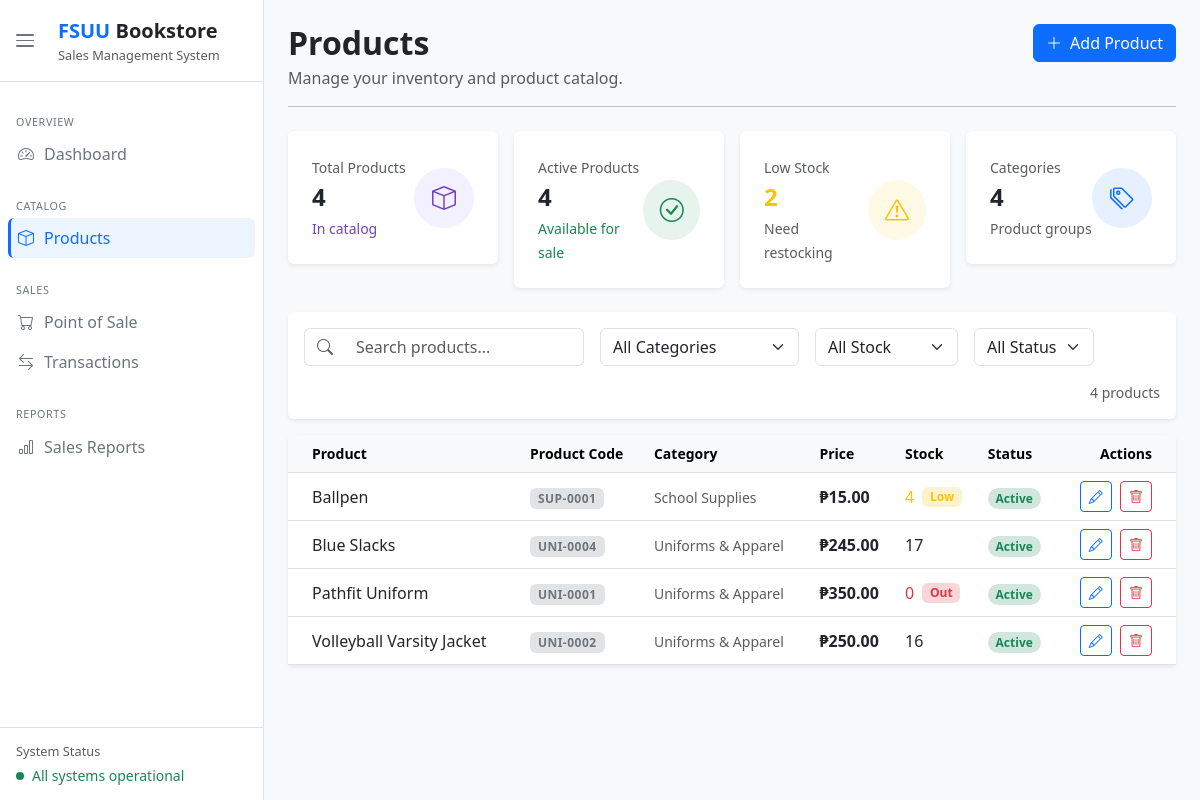
/products/, run on an earlier commit of the app's database.
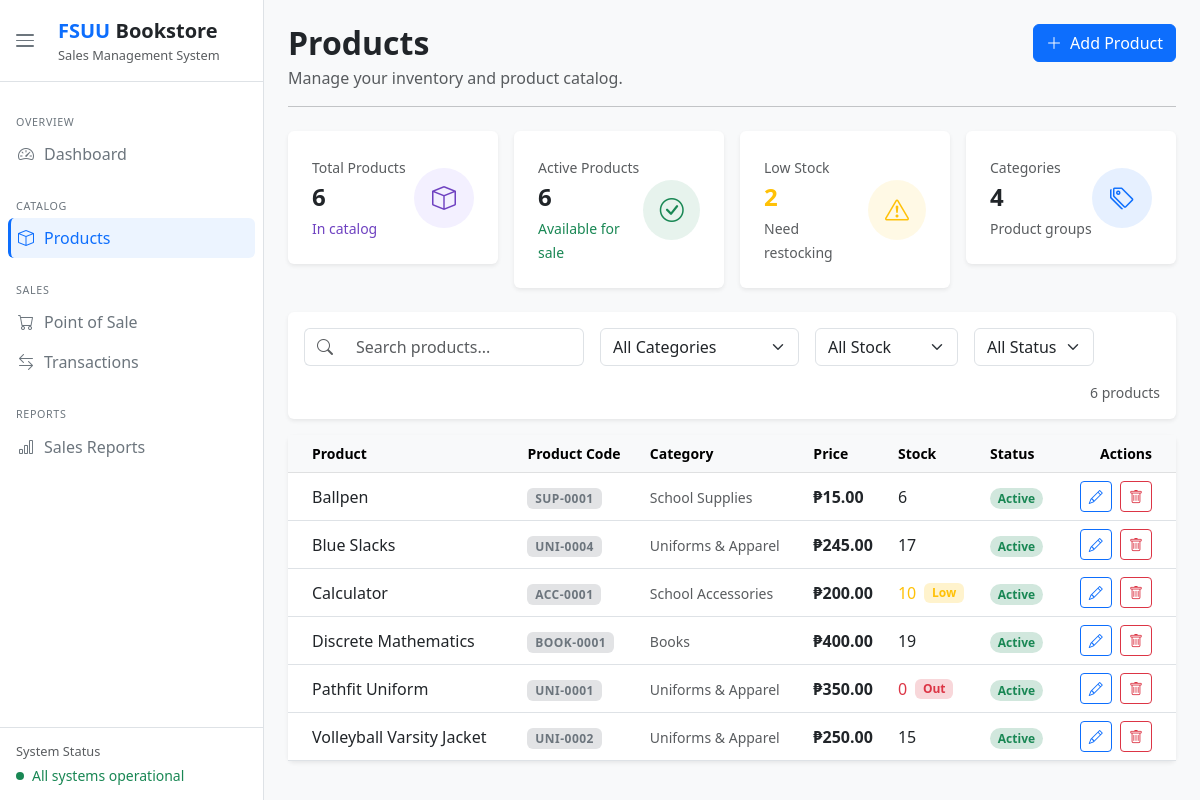
And on a later commit of the database.
### dashboard/models.py (models this page shows, shortened)
class Product(models.Model):
    product_id        = models.AutoField(primary_key=True)
    product_name      = models.CharField(max_length=100)
    price             = models.DecimalField(max_digits=10, decimal_places=2)
    category          = models.ForeignKey(Category, on_delete=models.SET_NULL, null=True)
    stock_quantity    = models.IntegerField()
    product_code      = models.CharField(max_length=20, unique=True, blank=True)  # auto-generated
    restock_threshold = models.PositiveIntegerField(default=5)
    is_active         = models.BooleanField(default=True)
    created_at        = models.DateTimeField(auto_now_add=True)
    @property
    def is_low_stock(self):
        return self.stock_quantity <= self.restock_threshold

class Category(models.Model):
    category_id   = models.AutoField(primary_key=True)
    category_name = models.CharField(max_length=50)
    code          = models.CharField(max_length=10, unique=True)  # e.g. BOOK, SUP, UNI
    class Meta:
        verbose_name_plural = 'Categories'

### dashboard/views.py (the view)
# urls.py: path('products/',                 views.products,       name='products'),
def products(request):
    all_products     = Product.objects.filter(is_active=True).select_related('category').order_by('product_name')
    categories       = Category.objects.all()
    total_products   = all_products.count()
    active_products  = all_products.filter(is_active=True).count()
    low_stock_count  = all_products.filter(stock_quantity__lte=F('restock_threshold')).count()
    total_categories = categories.count()
    context = {
        'page_title':       'Products',
        'products':         all_products,
        'categories':       categories,
        'total_products':   total_products,
        'active_products':  active_products,
        'low_stock_count':  low_stock_count,
        'total_categories': total_categories,
    }
    return render(request, 'dashboard/products.html', context)

### dashboard/templates/dashboard/products.html (shortened to what the changed rows need)
{% extends "dashboard/index.html" %}
{% block content %}
<div class="row g-3 mb-4">
    <div class="col-lg-3 col-md-6 col-12">
        <div class="card border-0 shadow-sm p-4 d-flex flex-row align-items-center justify-content-between stat-card">
            <div>
                <small class="text-muted">Total Products</small>
                <h4 class="fw-bold my-1">{{ total_products }}</h4>
                <small style="color:#6f42c1;">In catalog</small>
            </div>
        </div>
    </div>
    <div class="col-lg-3 col-md-6 col-12">
        <div class="card border-0 shadow-sm p-4 d-flex flex-row align-items-center justify-content-between stat-card">
            <div>
                <small class="text-muted">Active Products</small>
                <h4 class="fw-bold my-1">{{ active_products }}</h4>
                <small class="text-success">Available for sale</small>
            </div>
        </div>
    </div>
</div>
<div class="card border-0 shadow-sm p-3 mb-3">
    <div class="d-flex align-items-center gap-3 flex-wrap">
        <div class="input-group" style="max-width:280px;">
            <span class="input-group-text bg-white border-end-0"><i class="bi bi-search text-muted"></i></span>
            <input type="text" id="searchInput" class="form-control border-start-0" placeholder="Search products...">
        </div>
        <select id="categoryFilter" class="form-select w-auto">
            <option value="">All Categories</option>
        </select>
        <select id="stockFilter" class="form-select w-auto">
            <option value="">All Stock</option>
        </select>
        <select id="statusFilter" class="form-select w-auto">
            <option value="">All Status</option>
        </select>
        <span class="text-muted small ms-auto">{{ total_products }} product{{ total_products|pluralize }}</span>
    </div>
</div>
<div class="card border-0 shadow-sm">
    <div class="table-responsive">
        <table class="table table-hover align-middle mb-0" id="productsTable">
            <thead class="table-light">
                <tr>
                    <th class="small fw-semibold ps-4">Product</th>
                    <th class="small fw-semibold">Product Code</th>
                    <th class="small fw-semibold">Category</th>
                    <th class="small fw-semibold">Price</th>
                    <th class="small fw-semibold">Stock</th>
                    <th class="small fw-semibold">Status</th>
                    <th class="small fw-semibold text-end pe-4">Actions</th>
                </tr>
            </thead>
            <tbody>
                {% for product in products %}
                <tr data-category="{{ product.category.category_id }}" data-status="{% if product.is_active %}active{% else %}inactive{% endif %}" data-stock="{% if product.stock_quantity == 0 %}out{% elif product.is_low_stock %}low{% else %}ok{% endif %}">
                    <td class="ps-4"><div class="fw-medium">{{ product.product_name }}</div></td>
                    <td>
                        <span class="badge bg-secondary-subtle text-secondary fw-semibold" style="font-size:0.75rem; letter-spacing:0.5px;">
                            {{ product.product_code|default:"—" }}
                        </span>
                    </td>
                    <td><span class="text-muted small">{{ product.category.category_name|default:"—" }}</span></td>
                    <td><span class="fw-semibold">₱{{ product.price|floatformat:2 }}</span></td>
                    <td>
                        <div class="d-flex align-items-center gap-2">
                            <span class="fw-medium {% if product.stock_quantity == 0 %}text-danger{% elif product.is_low_stock %}text-warning{% endif %}">{{ product.stock_quantity }}</span>
                            {% if product.stock_quantity == 0 %}<span class="badge bg-danger-subtle text-danger">Out</span>
                            {% elif product.is_low_stock %}<span class="badge bg-warning-subtle text-warning">Low</span>
                            {% endif %}
                        </div>
                    </td>
                    <td>
                        <span class="badge rounded-pill {% if product.is_active %}bg-success-subtle text-success{% else %}bg-secondary-subtle text-secondary{% endif %}">
                            {% if product.is_active %}Active{% else %}Inactive{% endif %}
                        </span>
                    </td>
                    <td class="text-end pe-4">
                        <button class="btn btn-sm btn-outline-primary me-1" data-bs-toggle="modal" data-bs-target="#editProductModal"
                            data-id="{{ product.product_id }}"
                            data-name="{{ product.product_name }}"
                            data-category="{{ product.category.category_id }}"
                            data-price="{{ product.price }}"
                            data-stock="{{ product.stock_quantity }}"
                            data-threshold="{{ product.restock_threshold }}"
                            data-active="{{ product.is_active|lower }}">
                            <i class="bi bi-pencil"></i>
                        </button>
                        <button class="btn btn-sm btn-outline-danger" data-bs-toggle="modal" data-bs-target="#deleteProductModal"
                            data-id="{{ product.product_id }}"
                            data-name="{{ product.product_name }}">
                            <i class="bi bi-trash"></i>
                        </button>
                    </td>
                </tr>
                {% endfor %}
            </tbody>
        </table>
    </div>
</div>
{% endblock %}

What changed in the data, as far as the page shows it:
changed Product "Ballpen": stock_quantity "4" → "6"; no longer shows "Low"
added Product: product_name "Calculator", product_code "ACC-0001", category.category_name "School Accessories", price "200.00", stock_quantity "10", restock_threshold "Low", is_active "Active"
added Product: product_name "Discrete Mathematics", product_code "BOOK-0001", category.category_name "Books", price "400.00", stock_quantity "19", is_active "Active"
changed Product "Volleyball Varsity Jacket": stock_quantity "16" → "15"
Also different on the page:
{{ total_products }}: "4" → "6"
{{ active_products }}: "4" → "6"
